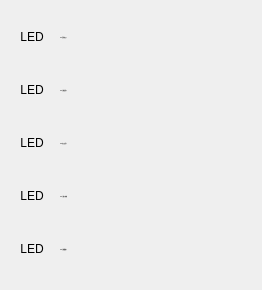
       <widget class="QWidget" name="page_8">
        <widget class="QWidget" name="gridLayoutWidget_16">
         <property name="geometry">
          <rect>
           <x>10</x>
           <y>10</y>
           <width>243</width>
           <height>271</height>
          </rect>
         </property>
         <layout class="QGridLayout" name="gridLayout_16" rowstretch="0,0,0,0,0" columnstretch="0,0">
          <item row="3" column="1">
           <widget class="QLabel" name="label_244">
            <property name="minimumSize">
             <size>
              <width>190</width>
              <height>40</height>
             </size>
            </property>
            <property name="maximumSize">
             <size>
              <width>190</width>
              <height>40</height>
             </size>
            </property>
            <property name="font">
             <font>
              <family>SimSun</family>
              <pointsize>-1</pointsize>
             </font>
            </property>
            <property name="frameShadow">
             <enum>QFrame::Plain</enum>
            </property>
            <property name="text">
             <string>YM4 卡盘1夹紧</string>
            </property>
            <property name="alignment">
             <set>Qt::AlignLeading|Qt::AlignLeft|Qt::AlignVCenter</set>
            </property>
           </widget>
          </item>
          <item row="2" column="1">
           <widget class="QLabel" name="label_253">
            <property name="minimumSize">
             <size>
              <width>190</width>
              <height>40</height>
             </size>
            </property>
            <property name="maximumSize">
             <size>
              <width>190</width>
              <height>40</height>
             </size>
            </property>
            <property name="font">
             <font>
              <family>SimSun</family>
              <pointsize>-1</pointsize>
             </font>
            </property>
            <property name="frameShadow">
             <enum>QFrame::Plain</enum>
            </property>
            <property name="text">
             <string>YM3 加工安全1</string>
            </property>
            <property name="alignment">
             <set>Qt::AlignLeading|Qt::AlignLeft|Qt::AlignVCenter</set>
            </property>
           </widget>
          </item>
          <item row="4" column="1">
           <widget class="QLabel" name="label_254">
            <property name="minimumSize">
             <size>
              <width>190</width>
              <height>40</height>
             </size>
            </property>
            <property name="maximumSize">
             <size>
              <width>190</width>
              <height>40</height>
             </size>
            </property>
            <property name="font">
             <font>
              <family>SimSun</family>
              <pointsize>-1</pointsize>
             </font>
            </property>
            <property name="frameShadow">
             <enum>QFrame::Plain</enum>
            </property>
            <property name="text">
             <string>YM5 主轴旋转1</string>
            </property>
            <property name="alignment">
             <set>Qt::AlignLeading|Qt::AlignLeft|Qt::AlignVCenter</set>
            </property>
           </widget>
          </item>
          <item row="0" column="1">
           <widget class="QLabel" name="label_257">
            <property name="minimumSize">
             <size>
              <width>190</width>
              <height>40</height>
             </size>
            </property>
            <property name="maximumSize">
             <size>
              <width>190</width>
              <height>40</height>
             </size>
            </property>
            <property name="font">
             <font>
              <family>SimSun</family>
              <pointsize>-1</pointsize>
             </font>
            </property>
            <property name="autoFillBackground">
             <bool>false</bool>
            </property>
            <property name="frameShadow">
             <enum>QFrame::Plain</enum>
            </property>
            <property name="text">
             <string>YM1 启动加工1</string>
            </property>
            <property name="scaledContents">
             <bool>true</bool>
            </property>
            <property name="alignment">
             <set>Qt::AlignLeading|Qt::AlignLeft|Qt::AlignVCenter</set>
            </property>
           </widget>
          </item>
          <item row="1" column="1">
           <widget class="QLabel" name="label_258">
            <property name="minimumSize">
             <size>
              <width>190</width>
              <height>40</height>
             </size>
            </property>
            <property name="maximumSize">
             <size>
              <width>190</width>
              <height>40</height>
             </size>
            </property>
            <property name="font">
             <font>
              <family>SimSun</family>
              <pointsize>-1</pointsize>
             </font>
            </property>
            <property name="frameShadow">
             <enum>QFrame::Plain</enum>
            </property>
            <property name="text">
             <string>YM2 主轴定位1</string>
            </property>
            <property name="scaledContents">
             <bool>true</bool>
            </property>
            <property name="alignment">
             <set>Qt::AlignLeading|Qt::AlignLeft|Qt::AlignVCenter</set>
            </property>
           </widget>
          </item>
          <item row="0" column="0">
           <widget class="QLabel" name="label_457">
            <property name="minimumSize">
             <size>
              <width>40</width>
              <height>40</height>
             </size>
            </property>
            <property name="maximumSize">
             <size>
              <width>40</width>
              <height>40</height>
             </size>
            </property>
            <property name="text">
             <string>LED</string>
            </property>
            <property name="textFormat">
             <enum>Qt::PlainText</enum>
            </property>
            <property name="alignment">
             <set>Qt::AlignCenter</set>
            </property>
           </widget>
          </item>
          <item row="1" column="0">
           <widget class="QLabel" name="label_458">
            <property name="minimumSize">
             <size>
              <width>40</width>
              <height>40</height>
             </size>
            </property>
            <property name="maximumSize">
             <size>
              <width>40</width>
              <height>40</height>
             </size>
            </property>
            <property name="text">
             <string>LED</string>
            </property>
            <property name="textFormat">
             <enum>Qt::PlainText</enum>
            </property>
            <property name="alignment">
             <set>Qt::AlignCenter</set>
            </property>
           </widget>
          </item>
          <item row="2" column="0">
           <widget class="QLabel" name="label_459">
            <property name="minimumSize">
             <size>
              <width>40</width>
              <height>40</height>
             </size>
            </property>
            <property name="maximumSize">
             <size>
              <width>40</width>
              <height>40</height>
             </size>
            </property>
            <property name="text">
             <string>LED</string>
            </property>
            <property name="textFormat">
             <enum>Qt::PlainText</enum>
            </property>
            <property name="alignment">
             <set>Qt::AlignCenter</set>
            </property>
           </widget>
          </item>
          <item row="3" column="0">
           <widget class="QLabel" name="label_460">
            <property name="minimumSize">
             <size>
              <width>40</width>
              <height>40</height>
             </size>
            </property>
            <property name="maximumSize">
             <size>
              <width>40</width>
              <height>40</height>
             </size>
            </property>
            <property name="text">
             <string>LED</string>
            </property>
            <property name="textFormat">
             <enum>Qt::PlainText</enum>
            </property>
            <property name="alignment">
             <set>Qt::AlignCenter</set>
            </property>
           </widget>
          </item>
          <item row="4" column="0">
           <widget class="QLabel" name="label_461">
            <property name="minimumSize">
             <size>
              <width>40</width>
              <height>40</height>
             </size>
            </property>
            <property name="maximumSize">
             <size>
              <width>40</width>
              <height>40</height>
             </size>
            </property>
            <property name="text">
             <string>LED</string>
            </property>
            <property name="textFormat">
             <enum>Qt::PlainText</enum>
            </property>
            <property name="alignment">
             <set>Qt::AlignCenter</set>
            </property>
           </widget>
          </item>
         </layout>
        </widget>
       </widget>
